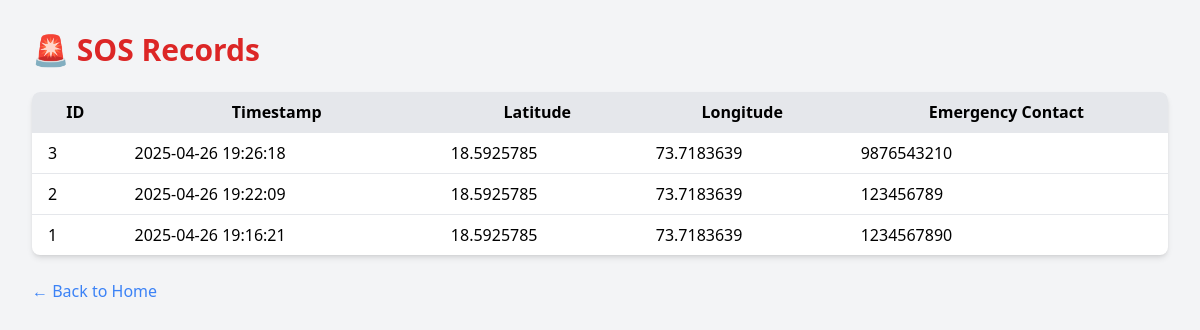
The app's page /history with its own data.
### tables this page shows
CREATE TABLE sos_records (
                id INTEGER PRIMARY KEY AUTOINCREMENT,
                timestamp TEXT NOT NULL,
                latitude REAL NOT NULL,
                longitude REAL NOT NULL,
                emergency_contact TEXT NOT NULL
            );

### app.py (the view)
@app.route('/history')
def view_history():
    with sqlite3.connect(DATABASE) as conn:
        c = conn.cursor()
        c.execute('SELECT * FROM sos_records ORDER BY id DESC')
        records = c.fetchall()
    return render_template('history.html', records=records)

### templates/history.html (shortened to what this page needs)
<!DOCTYPE html>
<html lang="en">
<head>
  <script src="https://cdn.tailwindcss.com"></script>
</head>
<body class="bg-gray-100 p-8">
  <h1 class="text-3xl font-bold mb-6 text-red-600">🚨 SOS Records</h1>
  <div class="bg-white shadow-md rounded-lg overflow-hidden">
    <table class="min-w-full table-auto">
      <thead class="bg-gray-200">
        <tr>
          <th class="px-4 py-2">ID</th>
          <th class="px-4 py-2">Timestamp</th>
          <th class="px-4 py-2">Latitude</th>
          <th class="px-4 py-2">Longitude</th>
          <th class="px-4 py-2">Emergency Contact</th>
        </tr>
      </thead>
      <tbody>
        {% for record in records %}
        <tr class="border-t">
          <td class="px-4 py-2">{{ record[0] }}</td>
          <td class="px-4 py-2">{{ record[1] }}</td>
          <td class="px-4 py-2">{{ record[2] }}</td>
          <td class="px-4 py-2">{{ record[3] }}</td>
          <td class="px-4 py-2">{{ record[4] }}</td>
        </tr>
        {% endfor %}
      </tbody>
    </table>
  </div>
  <a href="/" class="mt-6 inline-block text-blue-500 hover:underline">← Back to Home</a>
</body>
</html>

### records on screen
sos_records: id "3", timestamp "2025-04-26 19:26:18", latitude "18.5925785", longitude "73.7183639", emergency_contact "9876543210"
sos_records: id "2", timestamp "2025-04-26 19:22:09", latitude "18.5925785", longitude "73.7183639", emergency_contact "123456789"
sos_records: id "1", timestamp "2025-04-26 19:16:21", latitude "18.5925785", longitude "73.7183639", emergency_contact "1234567890"
